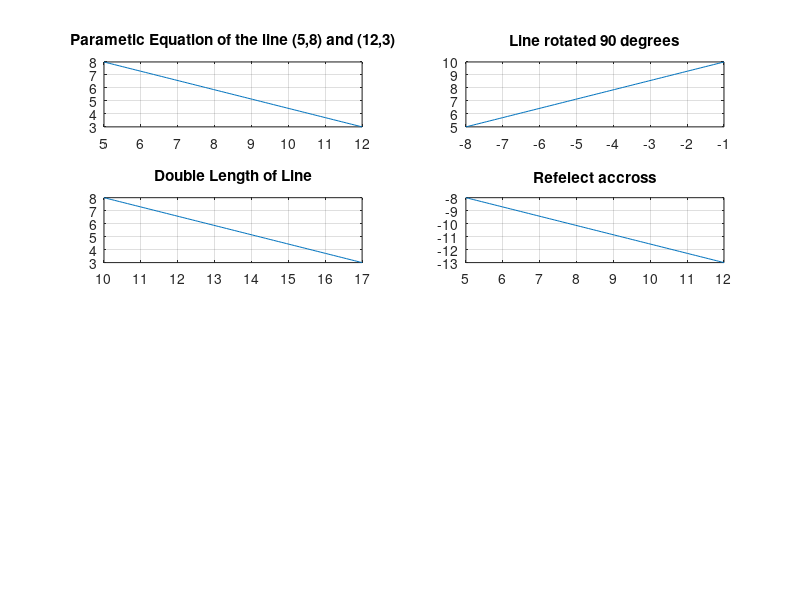

MATLAB code for this plot:
% Author: Andrea Murphy
% Date: March 10, 2019
% DESC: Parametric equation of the line (5,8) to (12,3)

figure;

% linspace(x1,x2,N)
% Creates a row vector of N elements
% Evenly spaced between x1 and x2

N = 100;
t = linspace(0,1,N);
x= 5+(7*t);
y= 8-(5*t);
subplot(4, 2, 1);
plot(x,y)
grid on
title('Parametic Equation of the line (5,8) and (12,3)')

N = 100;
t = linspace(0,1,N);
x=-8+(7*t);
y=5+(5*t);
subplot(4, 2, 2);
plot(x,y)
grid on
title('Line rotated 90 degrees')

N = 100;
t = linspace(0,1,N);
x=10+(7*t);
y=8-(5*t);
subplot(4, 2, 3);
plot(x,y)
grid on
title('Double Length of Line')

N = 100;
t = linspace(0,1,N);
x=5+(7*t);
y=-8-(5*t);
subplot(4, 2, 4);
plot(x,y)
grid on
title('Refelect accross')


